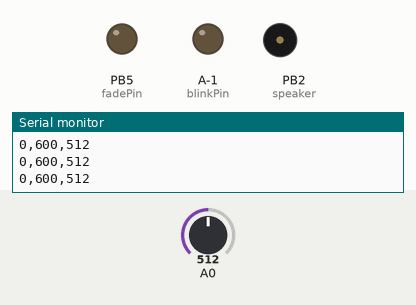
Recording of a sketch running on a simulated ATtiny85, built for the host (arithmetic inside an expression is 32-bit, double 64-bit). Shown: output pins drawn as LEDs (lit = HIGH), buzzer (waves = sounding), the last lines printed to the serial monitor. The test bench sets the inputs (shaded band); at power-on: A0 = 512.

Above: at 1.2 s.
1.3 s: A0 set to 543
At 1.7 s:
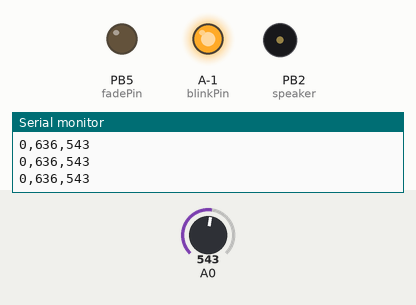
2.8 s: A0 set to 520
At 3.1 s:
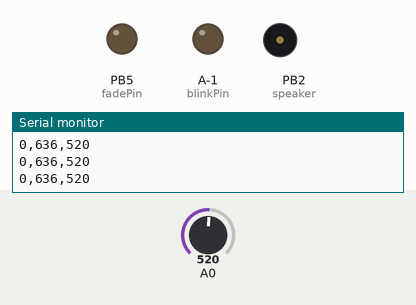
4.3 s: A0 set to 540
At 4.4 s:
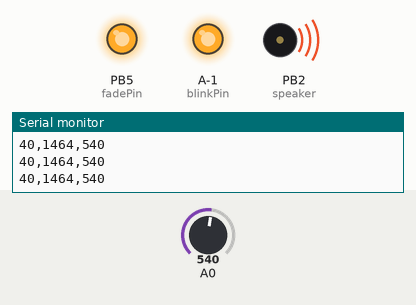
6.1 s: A0 set to 511
At 6.7 s:
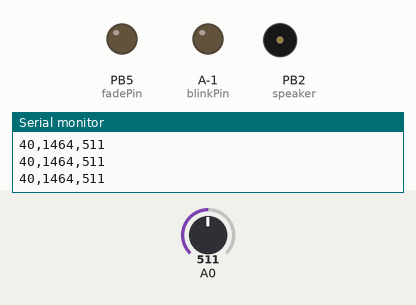
Timing chart, 0 to 8.6 s (numbered marks = the images above; inputs shaded):
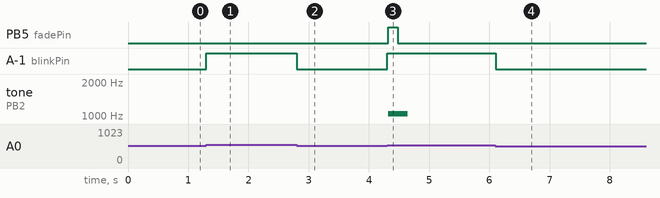

The sketch:

PulseSensorAmped_Arduino_Speaker.ino
```cpp
/*
>> Pulse Sensor Amped 1.5 <<
This code is for Pulse Sensor Amped by Joel Murphy and Yury Gitman
    www.pulsesensor.com
    >>> Pulse Sensor purple wire goes to Analog Pin 0 <<<
Pulse Sensor sample aquisition and processing happens in the background via Timer 2 interrupt. 2mS sample rate.
PWM on pins 3 and 11 will not work when using this code, because we are using Timer 2!
The following variables are automatically updated:
Signal :    int that holds the analog signal data straight from the sensor. updated every 2mS.
IBI  :      int that holds the time interval between beats. 2mS resolution.
BPM  :      int that holds the heart rate value, derived every beat, from averaging previous 10 IBI values.
QS  :       boolean that is made true whenever Pulse is found and BPM is updated. User must reset.
Pulse :     boolean that is true when a heartbeat is sensed then false in time with pin13 LED going out.

This code is designed with output serial data to Processing sketch "PulseSensorAmped_Processing-xx"
The Processing sketch is a simple data visualizer.
All the work to find the heartbeat and determine the heartrate happens in the code below.
Pin 13 LED will blink with heartbeat.
If you want to use pin 13 for something else, adjust the interrupt handler
It will also fade an LED on pin fadePin with every beat. Put an LED and series resistor from fadePin to GND.
Check here for detailed code walkthrough:
http://pulsesensor.myshopify.com/pages/pulse-sensor-amped-arduino-v1dot1

This update changes the HRV variable name to IBI, which stands for Inter-Beat Interval, for clarity.

      THIS IS SAMPLE CODE USING A SPEAKER TO MAKE A beep SOUND WITH THE HEART BEAT

*/

#define PROCESSING_VISUALIZER 1
#define SERIAL_PLOTTER  2

//  VARIABLES
int pulsePin = 0;                 // Pulse Sensor purple wire connected to analog pin 0
int blinkPin = 13;                // pin to blink led at each beat
int fadePin = 5;                  // pin to do fancy classy fading blink at each beat
int fadeRate = 0;                 // used to fade LED on with PWM on fadePin
int speaker = 2;                  // speaker on pin2 makes a beep with heartbeat

// Volatile Variables, used in the interrupt service routine!
volatile int BPM;                   // int that holds raw Analog in 0. updated every 2mS
volatile int Signal;                // holds the incoming raw data
volatile int IBI = 600;             // int that holds the time interval between beats! Must be seeded!
volatile boolean Pulse = false;     // "True" when User's live heartbeat is detected. "False" when not a "live beat".
volatile boolean QS = false;        // becomes true when Arduoino finds a beat.

// SET THE SERIAL OUTPUT TYPE TO YOUR NEEDS
// PROCESSING_VISUALIZER works with Pulse Sensor Processing Visualizer
//      https://github.com/WorldFamousElectronics/PulseSensor_Amped_Processing_Visualizer
// SERIAL_PLOTTER outputs sensor data for viewing with the Arduino Serial Plotter
//      run the Serial Plotter at 115200 baud: Tools/Serial Plotter or Command+L
static int outputType = SERIAL_PLOTTER;


void setup(){
  pinMode(blinkPin,OUTPUT);         // pin that will blink to your heartbeat!
  pinMode(fadePin,OUTPUT);          // pin that will fade to your heartbeat!
  Serial.begin(115200);             // we agree to talk fast!
  interruptSetup();                 // sets up to read Pulse Sensor signal every 2mS
   // IF YOU ARE POWERING The Pulse Sensor AT VOLTAGE LESS THAN THE BOARD VOLTAGE,
   // UN-COMMENT THE NEXT LINE AND APPLY THAT VOLTAGE TO THE A-REF PIN
//   analogReference(EXTERNAL);
}


//  Where the Magic Happens
void loop(){

    serialOutput() ;

  if (QS == true){     // A Heartbeat Was Found
                       // BPM and IBI have been Determined
                       // Quantified Self "QS" true when arduino finds a heartbeat
        fadeRate = 255;         // Makes the LED Fade Effect Happen
                                // Set 'fadeRate' Variable to 255 to fade LED with pulse
        serialOutputWhenBeatHappens();   // A Beat Happened, Output that to serial.
        QS = false;                      // reset the Quantified Self flag for next time
        tone(speaker,1047);              // tone pin, frequency, duration in mS
  }

  ledFadeToBeat();                      // Makes the LED Fade Effect Happen
  delay(20);                             //  take a break
}


void ledFadeToBeat(){
    fadeRate -= 15;                         //  set LED fade value
    fadeRate = constrain(fadeRate,0,255);   //  keep LED fade value from going into negative numbers!
    if(fadeRate == 0){ noTone(speaker); }
    analogWrite(fadePin,fadeRate);          //  fade LED
  }
```

AllSerialHandling.ino
```cpp
//////////
/////////  All Serial Handling Code,
/////////  It's Changeable with the 'outputType' variable
/////////  It's declared at start of code.
/////////

void serialOutput(){   // Decide How To Output Serial.
  switch(outputType){
    case PROCESSING_VISUALIZER:
      sendDataToSerial('S', Signal);     // goes to sendDataToSerial function
      break;
    case SERIAL_PLOTTER:  // open the Arduino Serial Plotter to visualize these data
      Serial.print(BPM);
      Serial.print(",");
      Serial.print(IBI);
      Serial.print(",");
      Serial.println(Signal);
      break;
    default:
      break;
  }

}

//  Decides How To OutPut BPM and IBI Data
void serialOutputWhenBeatHappens(){
  switch(outputType){
    case PROCESSING_VISUALIZER:    // find it here https://github.com/WorldFamousElectronics/PulseSensor_Amped_Processing_Visualizer
      sendDataToSerial('B',BPM);   // send heart rate with a 'B' prefix
      sendDataToSerial('Q',IBI);   // send time between beats with a 'Q' prefix
      break;

    default:
      break;
  }
}

//  Sends Data to Pulse Sensor Processing App, Native Mac App, or Third-party Serial Readers.
void sendDataToSerial(char symbol, int data ){
    Serial.print(symbol);
    Serial.println(data);
  }
```

Interrupt.ino
```cpp
volatile int rate[10];                    // array to hold last ten IBI values
volatile unsigned long sampleCounter = 0;          // used to determine pulse timing
volatile unsigned long lastBeatTime = 0;           // used to find IBI
volatile int P =512;                      // used to find peak in pulse wave, seeded
volatile int T = 512;                     // used to find trough in pulse wave, seeded
volatile int thresh = 530;                // used to find instant moment of heart beat, seeded
volatile int amp = 0;                   // used to hold amplitude of pulse waveform, seeded
volatile boolean firstBeat = true;        // used to seed rate array so we startup with reasonable BPM
volatile boolean secondBeat = false;      // used to seed rate array so we startup with reasonable BPM


void interruptSetup(){
        // Initializes Timer1 to throw an interrupt every 2mS.
        TCCR1A = 0x00; // DISABLE OUTPUTS AND PWM ON DIGITAL PINS 9 & 10
        TCCR1B = 0x11; // GO INTO 'PHASE AND FREQUENCY CORRECT' MODE, NO PRESCALER
        TCCR1C = 0x00; // DON'T FORCE COMPARE
        TIMSK1 = 0x01; // ENABLE OVERFLOW INTERRUPT (TOIE1)
        ICR1 = 16000;  // TRIGGER TIMER INTERRUPT EVERY 2mS
        sei();         // MAKE SURE GLOBAL INTERRUPTS ARE ENABLED
      }


// THIS IS THE TIMER 1 INTERRUPT SERVICE ROUTINE.
// Timer 2 makes sure that we take a reading every 2 miliseconds
ISR(TIMER1_OVF_vect){                       // triggered when Timer2 counts to 124
  cli();                                      // disable interrupts while we do this
  Signal = analogRead(pulsePin);              // read the Pulse Sensor
  sampleCounter += 2;                         // keep track of the time in mS with this variable
  int N = sampleCounter - lastBeatTime;       // monitor the time since the last beat to avoid noise

    //  find the peak and trough of the pulse wave
  if(Signal < thresh && N > (IBI/5)*3){       // avoid dichrotic noise by waiting 3/5 of last IBI
    if (Signal < T){                        // T is the trough
      T = Signal;                         // keep track of lowest point in pulse wave
    }
  }

  if(Signal > thresh && Signal > P){          // thresh condition helps avoid noise
    P = Signal;                             // P is the peak
  }                                        // keep track of highest point in pulse wave

  //  NOW IT'S TIME TO LOOK FOR THE HEART BEAT
  // signal surges up in value every time there is a pulse
  if (N > 250){                                   // avoid high frequency noise
    if ( (Signal > thresh) && (Pulse == false) && (N > (IBI/5)*3) ){
      Pulse = true;                               // set the Pulse flag when we think there is a pulse
      digitalWrite(blinkPin,HIGH);                // turn on pin 13 LED
      IBI = sampleCounter - lastBeatTime;         // measure time between beats in mS
      lastBeatTime = sampleCounter;               // keep track of time for next pulse

      if(secondBeat){                        // if this is the second beat, if secondBeat == TRUE
        secondBeat = false;                  // clear secondBeat flag
        for(int i=0; i<=9; i++){             // seed the running total to get a realisitic BPM at startup
          rate[i] = IBI;
        }
      }

      if(firstBeat){                         // if it's the first time we found a beat, if firstBeat == TRUE
        firstBeat = false;                   // clear firstBeat flag
        secondBeat = true;                   // set the second beat flag
        sei();                               // enable interrupts again
        return;                              // IBI value is unreliable so discard it
      }


      // keep a running total of the last 10 IBI values
      word runningTotal = 0;                  // clear the runningTotal variable

      for(int i=0; i<=8; i++){                // shift data in the rate array
        rate[i] = rate[i+1];                  // and drop the oldest IBI value
        runningTotal += rate[i];              // add up the 9 oldest IBI values
      }

      rate[9] = IBI;                          // add the latest IBI to the rate array
      runningTotal += rate[9];                // add the latest IBI to runningTotal
      runningTotal /= 10;                     // average the last 10 IBI values
      BPM = 60000/runningTotal;               // how many beats can fit into a minute? that's BPM!
      QS = true;                              // set Quantified Self flag
      // QS FLAG IS NOT CLEARED INSIDE THIS ISR
    }
  }

  if (Signal < thresh && Pulse == true){   // when the values are going down, the beat is over
    digitalWrite(blinkPin,LOW);            // turn off pin 13 LED
    Pulse = false;                         // reset the Pulse flag so we can do it again
    amp = P - T;                           // get amplitude of the pulse wave
    thresh = amp/2 + T;                    // set thresh at 50% of the amplitude
    P = thresh;                            // reset these for next time
    T = thresh;
  }

  if (N > 2500){                           // if 2.5 seconds go by without a beat
    thresh = 530;                          // set thresh default
    P = 512;                               // set P default
    T = 512;                               // set T default
    lastBeatTime = sampleCounter;          // bring the lastBeatTime up to date
    firstBeat = true;                      // set these to avoid noise
    secondBeat = false;                    // when we get the heartbeat back
  }

  sei();                                   // enable interrupts when youre done!
}// end isr
```

Source omitted: Timer_Interrupt_Notes.ino (12344 bytes)

Measured:
- the behaviour switches between 530 and 531 on A0 (found by bisection; images 0 and 1)
- after the input at 1.3 s, A-1 (blinkPin): LOW → HIGH at once
- after the input at 2.8 s, A-1 (blinkPin): HIGH → LOW at once
- after the input at 4.3 s, PB5 (fadePin): LOW → HIGH at once, → LOW 0.16 s later; A-1 (blinkPin): LOW → HIGH at once; tone on PB2 (speaker): silent → 1047 Hz at once, → silent 0.32 s later
- after the input at 6.1 s, A-1 (blinkPin): HIGH → LOW at once
